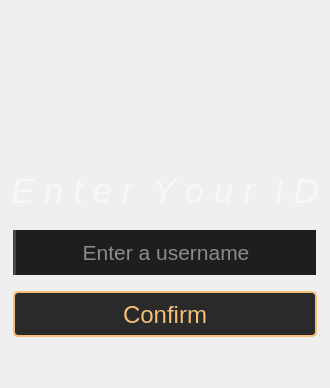
     <widget class="QWidget" name="page_0">
      <layout class="QVBoxLayout" name="verticalLayout">
       <item>
        <layout class="QGridLayout" name="grid_makeID">
         <item row="2" column="0">
          <spacer name="verticalSpacer">
           <property name="orientation">
            <enum>Qt::Vertical</enum>
           </property>
           <property name="sizeType">
            <enum>QSizePolicy::Fixed</enum>
           </property>
           <property name="sizeHint" stdset="0">
            <size>
             <width>20</width>
             <height>80</height>
            </size>
           </property>
          </spacer>
         </item>
         <item row="8" column="0">
          <spacer name="verticalSpacer_4">
           <property name="orientation">
            <enum>Qt::Vertical</enum>
           </property>
           <property name="sizeHint" stdset="0">
            <size>
             <width>20</width>
             <height>40</height>
            </size>
           </property>
          </spacer>
         </item>
         <item row="7" column="0" alignment="Qt::AlignHCenter">
          <widget class="QPushButton" name="IDConfirm">
           <property name="styleSheet">
            <string notr="true">#IDConfirm {
background-color: rgb(42, 42, 42);
color: rgb(244, 191, 117);
border: 2px solid rgb(244, 191, 117);
border-radius: 5px;
height: 40px;
width: 300px;
font-family: &quot;Helvetica&quot;;
font-size: 18pt;
padding-top: 2px;
}

#IDConfirm:hover {
background-color: rgb(70, 70, 70);
}

#IDConfirm:pressed {
background-color: rgb(42, 42, 42);
}
</string>
           </property>
           <property name="text">
            <string>Confirm</string>
           </property>
          </widget>
         </item>
         <item row="3" column="0" alignment="Qt::AlignHCenter">
          <widget class="QLabel" name="msg">
           <property name="layoutDirection">
            <enum>Qt::LeftToRight</enum>
           </property>
           <property name="styleSheet">
            <string notr="true">#msg {
color: rgb(247, 247, 247);
font-family: &quot;Helvetica&quot;;
font-weight: 10;
font-size: 26pt;
font-style: italic;
}</string>
           </property>
           <property name="text">
            <string>E n t e r  Y o u r  I D</string>
           </property>
           <property name="margin">
            <number>0</number>
           </property>
          </widget>
         </item>
         <item row="5" column="0" alignment="Qt::AlignHCenter">
          <widget class="QLineEdit" name="IDInput">
           <property name="focusPolicy">
            <enum>Qt::StrongFocus</enum>
           </property>
           <property name="styleSheet">
            <string notr="true">#IDInput {
border: none;
background-color: rgb(30, 30, 30);
color: rgb(247, 247, 247);
border-radius: 0px;
height: 45px;
width: 300px;
font-family: &quot;Helvetica&quot;;
font-size: 16pt;
text-align: center;
border-left: 3px solid rgb(70, 70, 70);
}

#IDInput:hover {
	background-color: rgb(70, 70, 70);
}

#IDInput:focus {
	border-left: 3px solid rgb(117, 181, 171);
}
</string>
           </property>
           <property name="maxLength">
            <number>30</number>
           </property>
           <property name="cursorPosition">
            <number>0</number>
           </property>
           <property name="alignment">
            <set>Qt::AlignCenter</set>
           </property>
           <property name="placeholderText">
            <string>Enter a username</string>
           </property>
           <property name="clearButtonEnabled">
            <bool>false</bool>
           </property>
          </widget>
         </item>
         <item row="1" column="0" alignment="Qt::AlignHCenter">
          <widget class="QLabel" name="logo">
           <property name="text">
            <string/>
           </property>
           <property name="pixmap">
            <pixmap resource="images.qrc">:/images/cloud11_logo.png</pixmap>
           </property>
          </widget>
         </item>
         <item row="4" column="0">
          <spacer name="verticalSpacer_3">
           <property name="orientation">
            <enum>Qt::Vertical</enum>
           </property>
           <property name="sizeType">
            <enum>QSizePolicy::Fixed</enum>
           </property>
           <property name="sizeHint" stdset="0">
            <size>
             <width>20</width>
             <height>13</height>
            </size>
           </property>
          </spacer>
         </item>
         <item row="0" column="0">
          <spacer name="verticalSpacer_2">
           <property name="orientation">
            <enum>Qt::Vertical</enum>
           </property>
           <property name="sizeType">
            <enum>QSizePolicy::MinimumExpanding</enum>
           </property>
           <property name="sizeHint" stdset="0">
            <size>
             <width>20</width>
             <height>60</height>
            </size>
           </property>
          </spacer>
         </item>
         <item row="6" column="0">
          <spacer name="verticalSpacer_5">
           <property name="orientation">
            <enum>Qt::Vertical</enum>
           </property>
           <property name="sizeType">
            <enum>QSizePolicy::Fixed</enum>
           </property>
           <property name="sizeHint" stdset="0">
            <size>
             <width>20</width>
             <height>10</height>
            </size>
           </property>
          </spacer>
         </item>
        </layout>
       </item>
      </layout>
     </widget>
